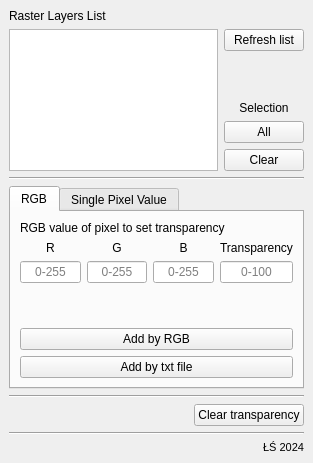
<?xml version="1.0" encoding="UTF-8"?>
<ui version="4.0">
 <class>MRTPSDockWidgetBase</class>
 <widget class="QDockWidget" name="MRTPSDockWidgetBase">
  <property name="geometry">
   <rect>
    <x>0</x>
    <y>0</y>
    <width>313</width>
    <height>463</height>
   </rect>
  </property>
  <property name="windowTitle">
   <string>Multi Raster Transparency Pixel Setter</string>
  </property>
  <widget class="QWidget" name="dockWidgetContents">
   <layout class="QVBoxLayout" name="verticalLayout">
    <item>
     <layout class="QHBoxLayout" name="horizontalLayout_2">
      <property name="topMargin">
       <number>0</number>
      </property>
      <item>
       <widget class="QLabel" name="label_5">
        <property name="text">
         <string>Raster Layers List</string>
        </property>
       </widget>
      </item>
     </layout>
    </item>
    <item>
     <layout class="QHBoxLayout" name="horizontalLayout_3">
      <property name="topMargin">
       <number>0</number>
      </property>
      <item>
       <widget class="QListWidget" name="listWidget">
        <property name="selectionMode">
         <enum>QAbstractItemView::MultiSelection</enum>
        </property>
       </widget>
      </item>
      <item>
       <layout class="QVBoxLayout" name="verticalLayout_6">
        <property name="rightMargin">
         <number>0</number>
        </property>
        <item>
         <widget class="QPushButton" name="pbRefresh">
          <property name="toolTip">
           <string>&lt;html&gt;&lt;head/&gt;&lt;body&gt;&lt;p&gt;Refresh raster layer list&lt;/p&gt;&lt;/body&gt;&lt;/html&gt;</string>
          </property>
          <property name="text">
           <string>Refresh list</string>
          </property>
         </widget>
        </item>
        <item>
         <spacer name="verticalSpacer">
          <property name="orientation">
           <enum>Qt::Vertical</enum>
          </property>
          <property name="sizeHint" stdset="0">
           <size>
            <width>20</width>
            <height>40</height>
           </size>
          </property>
         </spacer>
        </item>
        <item>
         <widget class="QLabel" name="label_7">
          <property name="text">
           <string>Selection</string>
          </property>
          <property name="alignment">
           <set>Qt::AlignCenter</set>
          </property>
         </widget>
        </item>
        <item>
         <widget class="QPushButton" name="pbAll">
          <property name="toolTip">
           <string>&lt;html&gt;&lt;head/&gt;&lt;body&gt;&lt;p&gt;Select all layers&lt;/p&gt;&lt;/body&gt;&lt;/html&gt;</string>
          </property>
          <property name="text">
           <string>All</string>
          </property>
         </widget>
        </item>
        <item>
         <widget class="QPushButton" name="pbClear">
          <property name="toolTip">
           <string>&lt;html&gt;&lt;head/&gt;&lt;body&gt;&lt;p&gt;Clear selection&lt;/p&gt;&lt;/body&gt;&lt;/html&gt;</string>
          </property>
          <property name="text">
           <string>Clear</string>
          </property>
         </widget>
        </item>
       </layout>
      </item>
     </layout>
    </item>
    <item>
     <widget class="Line" name="line_2">
      <property name="orientation">
       <enum>Qt::Horizontal</enum>
      </property>
     </widget>
    </item>
    <item>
     <widget class="QTabWidget" name="tabWidget">
      <property name="currentIndex">
       <number>0</number>
      </property>
      <widget class="QWidget" name="tabRBG">
       <attribute name="title">
        <string>RGB</string>
       </attribute>
       <layout class="QVBoxLayout" name="verticalLayout_11">
        <item>
         <widget class="QLabel" name="label_6">
          <property name="text">
           <string>RGB value of pixel to set transparency</string>
          </property>
         </widget>
        </item>
        <item>
         <layout class="QHBoxLayout" name="horizontalLayout">
          <property name="topMargin">
           <number>0</number>
          </property>
          <item>
           <spacer name="horizontalSpacer">
            <property name="orientation">
             <enum>Qt::Horizontal</enum>
            </property>
            <property name="sizeHint" stdset="0">
             <size>
              <width>40</width>
              <height>20</height>
             </size>
            </property>
           </spacer>
          </item>
          <item>
           <layout class="QVBoxLayout" name="verticalLayout_2">
            <property name="rightMargin">
             <number>0</number>
            </property>
            <item>
             <widget class="QLabel" name="label">
              <property name="text">
               <string>R</string>
              </property>
              <property name="alignment">
               <set>Qt::AlignCenter</set>
              </property>
             </widget>
            </item>
            <item>
             <widget class="QLineEdit" name="leR">
              <property name="toolTip">
               <string>&lt;html&gt;&lt;head/&gt;&lt;body&gt;&lt;p&gt;value or red color; if NONE VALUE = 255&lt;/p&gt;&lt;/body&gt;&lt;/html&gt;</string>
              </property>
              <property name="inputMask">
               <string/>
              </property>
              <property name="maxLength">
               <number>3</number>
              </property>
              <property name="alignment">
               <set>Qt::AlignCenter</set>
              </property>
              <property name="placeholderText">
               <string>0-255</string>
              </property>
             </widget>
            </item>
           </layout>
          </item>
          <item>
           <layout class="QVBoxLayout" name="verticalLayout_3">
            <property name="rightMargin">
             <number>0</number>
            </property>
            <item>
             <widget class="QLabel" name="label_2">
              <property name="text">
               <string>G</string>
              </property>
              <property name="alignment">
               <set>Qt::AlignCenter</set>
              </property>
             </widget>
            </item>
            <item>
             <widget class="QLineEdit" name="leG">
              <property name="toolTip">
               <string>&lt;html&gt;&lt;head/&gt;&lt;body&gt;&lt;p&gt;value or green color; if NONE VALUE = 255&lt;/p&gt;&lt;/body&gt;&lt;/html&gt;</string>
              </property>
              <property name="inputMask">
               <string/>
              </property>
              <property name="maxLength">
               <number>3</number>
              </property>
              <property name="alignment">
               <set>Qt::AlignCenter</set>
              </property>
              <property name="placeholderText">
               <string>0-255</string>
              </property>
             </widget>
            </item>
           </layout>
          </item>
          <item>
           <layout class="QVBoxLayout" name="verticalLayout_4">
            <property name="rightMargin">
             <number>0</number>
            </property>
            <item>
             <widget class="QLabel" name="label_3">
              <property name="text">
               <string>B</string>
              </property>
              <property name="alignment">
               <set>Qt::AlignCenter</set>
              </property>
             </widget>
            </item>
            <item>
             <widget class="QLineEdit" name="leB">
              <property name="toolTip">
               <string>&lt;html&gt;&lt;head/&gt;&lt;body&gt;&lt;p&gt;value or blue color; if NONE VALUE = 255&lt;/p&gt;&lt;/body&gt;&lt;/html&gt;</string>
              </property>
              <property name="inputMask">
               <string/>
              </property>
              <property name="maxLength">
               <number>3</number>
              </property>
              <property name="cursorPosition">
               <number>0</number>
              </property>
              <property name="alignment">
               <set>Qt::AlignCenter</set>
              </property>
              <property name="placeholderText">
               <string>0-255</string>
              </property>
             </widget>
            </item>
           </layout>
          </item>
          <item>
           <layout class="QVBoxLayout" name="verticalLayout_5">
            <property name="rightMargin">
             <number>0</number>
            </property>
            <item>
             <widget class="QLabel" name="label_4">
              <property name="text">
               <string>Transparency</string>
              </property>
              <property name="alignment">
               <set>Qt::AlignCenter</set>
              </property>
             </widget>
            </item>
            <item>
             <widget class="QLineEdit" name="leT">
              <property name="toolTip">
               <string>&lt;html&gt;&lt;head/&gt;&lt;body&gt;&lt;p&gt;percent value of transparency; if NONE VALUE = 100%&lt;/p&gt;&lt;/body&gt;&lt;/html&gt;</string>
              </property>
              <property name="inputMask">
               <string/>
              </property>
              <property name="text">
               <string/>
              </property>
              <property name="maxLength">
               <number>3</number>
              </property>
              <property name="alignment">
               <set>Qt::AlignCenter</set>
              </property>
              <property name="placeholderText">
               <string>0-100</string>
              </property>
             </widget>
            </item>
           </layout>
          </item>
         </layout>
        </item>
        <item>
         <spacer name="verticalSpacer_3">
          <property name="orientation">
           <enum>Qt::Vertical</enum>
          </property>
          <property name="sizeHint" stdset="0">
           <size>
            <width>20</width>
            <height>40</height>
           </size>
          </property>
         </spacer>
        </item>
        <item>
         <widget class="QPushButton" name="pbAddT">
          <property name="toolTip">
           <string>&lt;html&gt;&lt;head/&gt;&lt;body&gt;&lt;p&gt;Add transparency by rgb inserted above&lt;/p&gt;&lt;/body&gt;&lt;/html&gt;</string>
          </property>
          <property name="text">
           <string>Add by RGB</string>
          </property>
         </widget>
        </item>
        <item>
         <widget class="QPushButton" name="pbXML">
          <property name="toolTip">
           <string>&lt;html&gt;&lt;head/&gt;&lt;body&gt;&lt;p&gt;Add transparency by txt like exported qgis transparency txt&lt;/p&gt;&lt;/body&gt;&lt;/html&gt;</string>
          </property>
          <property name="text">
           <string>Add by txt file</string>
          </property>
         </widget>
        </item>
       </layout>
      </widget>
      <widget class="QWidget" name="tabOneBand">
       <attribute name="title">
        <string>Single Pixel Value</string>
       </attribute>
       <layout class="QVBoxLayout" name="verticalLayout_12">
        <item>
         <layout class="QHBoxLayout" name="horizontalLayout_5">
          <property name="topMargin">
           <number>0</number>
          </property>
          <item>
           <layout class="QVBoxLayout" name="verticalLayout_7">
            <property name="topMargin">
             <number>0</number>
            </property>
            <property name="rightMargin">
             <number>0</number>
            </property>
            <item>
             <widget class="QLabel" name="label_9">
              <property name="text">
               <string>&lt;html&gt;&lt;head/&gt;&lt;body&gt;&lt;p align=&quot;center&quot;&gt;Min&lt;/p&gt;&lt;/body&gt;&lt;/html&gt;</string>
              </property>
             </widget>
            </item>
            <item>
             <widget class="QLineEdit" name="leMin"/>
            </item>
            <item>
             <widget class="QCheckBox" name="cbMin">
              <property name="text">
               <string>Included</string>
              </property>
             </widget>
            </item>
            <item>
             <spacer name="verticalSpacer_2">
              <property name="orientation">
               <enum>Qt::Vertical</enum>
              </property>
              <property name="sizeHint" stdset="0">
               <size>
                <width>20</width>
                <height>40</height>
               </size>
              </property>
             </spacer>
            </item>
           </layout>
          </item>
          <item>
           <layout class="QVBoxLayout" name="verticalLayout_8">
            <property name="rightMargin">
             <number>0</number>
            </property>
            <item>
             <widget class="QLabel" name="label_10">
              <property name="text">
               <string>&lt;html&gt;&lt;head/&gt;&lt;body&gt;&lt;p align=&quot;center&quot;&gt;Max&lt;/p&gt;&lt;/body&gt;&lt;/html&gt;</string>
              </property>
             </widget>
            </item>
            <item>
             <widget class="QLineEdit" name="leMax"/>
            </item>
            <item>
             <widget class="QCheckBox" name="cbMax">
              <property name="text">
               <string>Included</string>
              </property>
             </widget>
            </item>
            <item>
             <spacer name="verticalSpacer_5">
              <property name="orientation">
               <enum>Qt::Vertical</enum>
              </property>
              <property name="sizeHint" stdset="0">
               <size>
                <width>20</width>
                <height>40</height>
               </size>
              </property>
             </spacer>
            </item>
           </layout>
          </item>
          <item>
           <layout class="QVBoxLayout" name="verticalLayout_10">
            <property name="rightMargin">
             <number>0</number>
            </property>
            <item>
             <widget class="QLabel" name="label_11">
              <property name="text">
               <string>&lt;html&gt;&lt;head/&gt;&lt;body&gt;&lt;p align=&quot;center&quot;&gt;Transparency&lt;/p&gt;&lt;/body&gt;&lt;/html&gt;</string>
              </property>
             </widget>
            </item>
            <item>
             <widget class="QLineEdit" name="leT2"/>
            </item>
            <item>
             <spacer name="verticalSpacer_6">
              <property name="orientation">
               <enum>Qt::Vertical</enum>
              </property>
              <property name="sizeHint" stdset="0">
               <size>
                <width>20</width>
                <height>40</height>
               </size>
              </property>
             </spacer>
            </item>
           </layout>
          </item>
         </layout>
        </item>
        <item>
         <spacer name="verticalSpacer_4">
          <property name="orientation">
           <enum>Qt::Vertical</enum>
          </property>
          <property name="sizeHint" stdset="0">
           <size>
            <width>20</width>
            <height>40</height>
           </size>
          </property>
         </spacer>
        </item>
        <item>
         <widget class="QPushButton" name="pbOneP">
          <property name="text">
           <string>Add by Single Band Value</string>
          </property>
         </widget>
        </item>
        <item>
         <widget class="QPushButton" name="pbXML2">
          <property name="text">
           <string>Add by txt file</string>
          </property>
         </widget>
        </item>
       </layout>
      </widget>
     </widget>
    </item>
    <item>
     <widget class="Line" name="line_3">
      <property name="orientation">
       <enum>Qt::Horizontal</enum>
      </property>
     </widget>
    </item>
    <item>
     <layout class="QHBoxLayout" name="horizontalLayout_4">
      <property name="topMargin">
       <number>0</number>
      </property>
      <item>
       <spacer name="horizontalSpacer_3">
        <property name="orientation">
         <enum>Qt::Horizontal</enum>
        </property>
        <property name="sizeHint" stdset="0">
         <size>
          <width>40</width>
          <height>20</height>
         </size>
        </property>
       </spacer>
      </item>
      <item>
       <widget class="QPushButton" name="pbClearT">
        <property name="toolTip">
         <string>&lt;html&gt;&lt;head/&gt;&lt;body&gt;&lt;p&gt;Clear transparency&lt;/p&gt;&lt;/body&gt;&lt;/html&gt;</string>
        </property>
        <property name="text">
         <string>Clear transparency</string>
        </property>
       </widget>
      </item>
     </layout>
    </item>
    <item>
     <widget class="Line" name="line_4">
      <property name="orientation">
       <enum>Qt::Horizontal</enum>
      </property>
     </widget>
    </item>
    <item>
     <widget class="QLabel" name="label_8">
      <property name="font">
       <font>
        <pointsize>8</pointsize>
       </font>
      </property>
      <property name="text">
       <string>ŁŚ 2024</string>
      </property>
      <property name="alignment">
       <set>Qt::AlignRight|Qt::AlignTrailing|Qt::AlignVCenter</set>
      </property>
     </widget>
    </item>
   </layout>
  </widget>
 </widget>
 <resources/>
 <connections/>
</ui>
